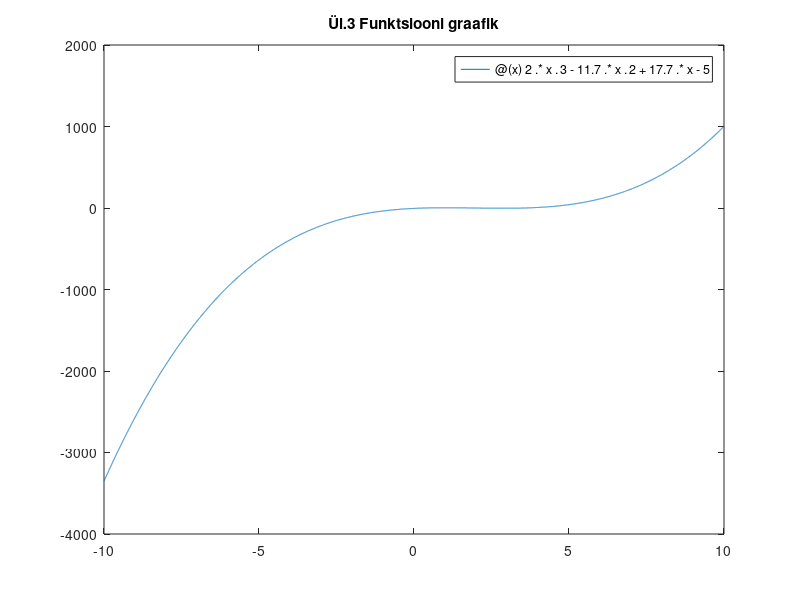

Reproduce this figure in MATLAB. (Note: this script raises an error after producing the figure.)
clc
clear

fprintf("\nÜlesanne 3.\n")
% a) graafiline meetod
figure(2)
y = @(x) 2.*x.^3 - 11.7.*x.^2 + 17.7.*x - 5;
fplot(y, [-10, 10])
title("Ül.3 Funktsiooni graafik")
yline(0, 'k-'); % x-telje joon
xlim([-0.5, 5.])
ylim([-10, 10])
grid on

fprintf("\nb) fsolve() lahend\n")
x0 = [0.1, 2, 3.5]; % Punktid, mis visuaalselt umbes läbivad x-telge
x  = fsolve(y,x0);
disp(x)
% Lisan nullkohad eelmisele graafikule
hold on
plot(x, [0,0,0], 'ro', 'MarkerSize', 6, 'MarkerFaceColor', 'r')
hold off

fprintf("\nc) Lahend hariliku iteratsioonmeetodiga")
syms x
%   2.*x.^3 - 11.7.*x.^2 + 17.7.*x - 5 = 0
% I variant
g1 = @(x) (5.0 - 2.*x.^3 + 11.7.*x.^2)./17.7;                       % korras. lohakusviga /17.7 jagamisel
% II variant
%g1 = @(x) 5.0./(2.*x.^2 - 11.7.*x + 17.7);                         % Korras. 
dg1dx = matlabFunction(diff((5.0 - 2.*x.^3 + 11.7.*x.^2)./17.7));   % korras
%dg1dx = matlabFunction(diff(5.0./(2.*x.^2 - 11.7.*x + 17.7)));     % Korras.
disp(abs(dg1dx(x0)))
disp(abs(dg1dx(x0)) < 1)

g2 = @(x) sqrt((2.*x.^3 + 17.7.*x - 5.0)./11.7);                    % Korras.
dg2dx = matlabFunction(diff(sqrt((2.*x.^3 + 17.7.*x - 5.0)./11.7)));
disp(abs(dg2dx(x0)))
disp(abs(dg2dx(x0)) < 1)

g3 = @(x) nthroot((5.0 + 11.7.*x.^2 - 17.7.*x)./2.0, 3);            % Korras.
dg3dx = matlabFunction(diff( nthroot((5.0 + 11.7.*x.^2 - 17.7.*x)./2.0, 3) ));
disp(abs(dg3dx(x0)))
disp(abs(dg3dx(x0)) < 1)

x_algne = 3.5;  % Võimalikud nullkoha väärtused: x0 = [0.1, 2, 3.5]
tol = 1.0E-6;
max_iter = 100000;

% NOTE: g1 esimene vaiant peaks koonduma, aga hajub.
[x_uus, count] = him(y, g1, x_algne, tol, max_iter);    % NB!: g1 = @(x) (5.0 - 2.*x.^3 + 11.7.*x.^2)./11.7; ei sobi mingil põhjusel
fprintf("x_uus = %.4f\n", x_uus)                        
fprintf("count = %d\n", count)


% Hariliku iteratsioonimeetodi funktsioon
function [x_uus, count] = him(f, g, x_algne, tol, max_iter)
    % Leiab lahendi hariliku iteratsioonimeetodiga
    % f - algne funktsioon; f(x) = 0.
    % g - iteratsioonifunktsioon
    % x_algne - algväärtus
    % tol - tolerants
    % max_iter - maksimaalne iteratsioonide arv

    % Algväärtused
    x_uus  = x_algne;
    count  = 0;

    % Iteratsiooniprotsess
    while abs(f(x_uus)) >= tol && count < max_iter
        x_uus  = g(x_uus);
        count  = count + 1;
    end

    % Kontroll, kas maksimaalne iteratsioonide arv ületati
    if count >= max_iter
        warning('Maksimaalne iteratsioonide arv ületatud.');
    end
end